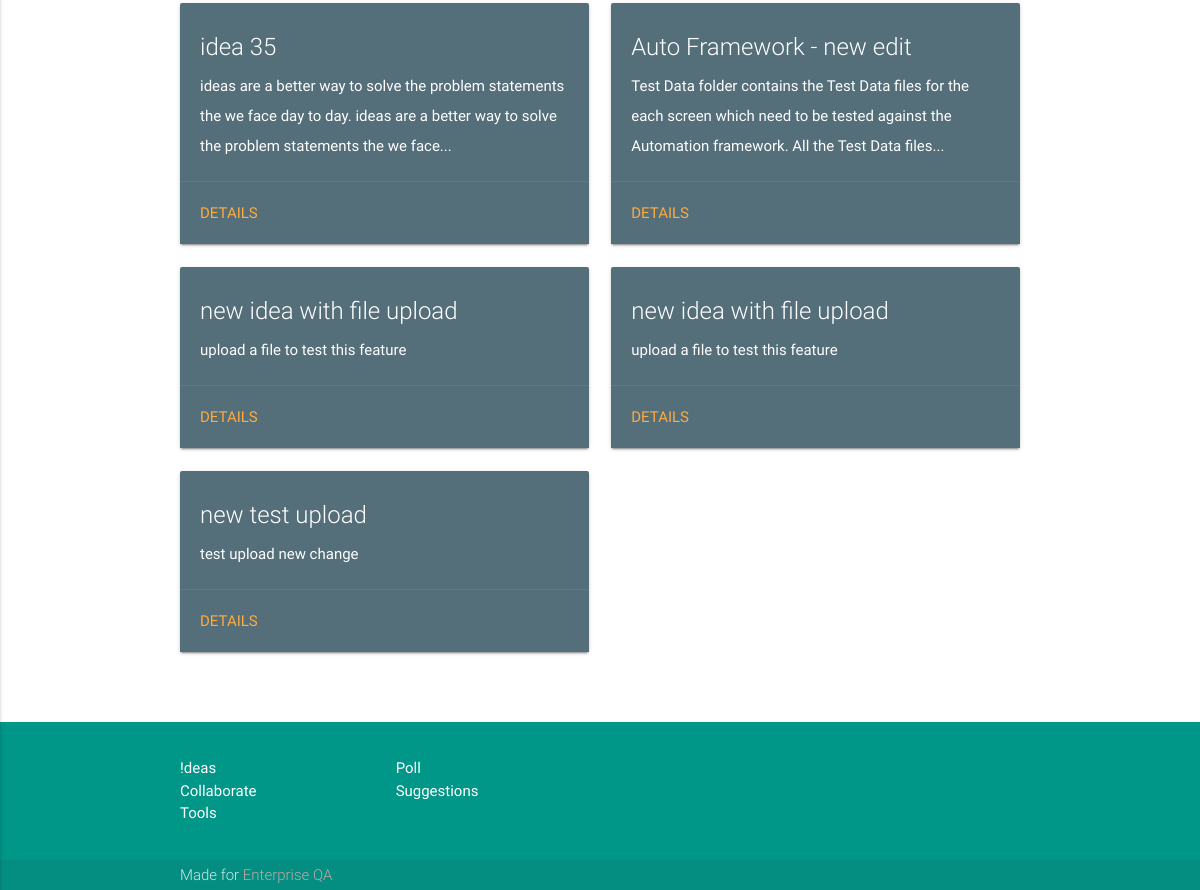
The page /ideas/me (signed in, lower part) on the database as committed earlier.
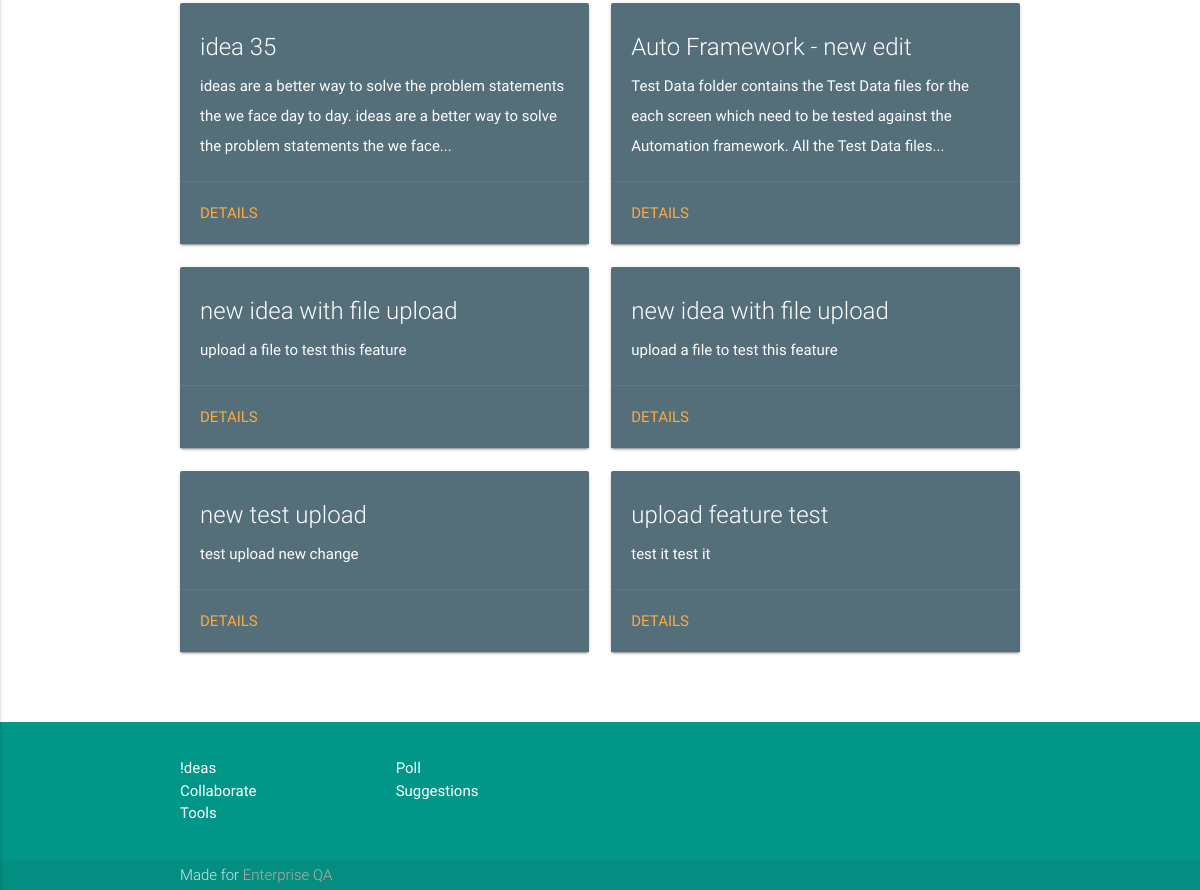
The same page on the database as committed later.
### database.py (models this page shows)
class Ideas(Base):
    __tablename__ = 'ideas'
    id = Column(Integer, primary_key=True)
    title = Column(String(150), nullable=False)
    summary = Column(String(2000), nullable=False)
    tags = Column(String(30), nullable=True)
    filename = Column(String(50), nullable=True)
    filePath = Column(String(100), nullable=True)
    user_id = Column(Integer, ForeignKey(User.id))
    isActive = Column(Boolean, default=True)
    usability = Column(Boolean, default=False)
    createdDate = Column(DateTime(timezone=True), server_default=func.now())
    updatedDate = Column(DateTime(timezone=True), onupdate=func.now())
    user = relationship(User)
    '''@property
    def serialize(self):
    """Return object data in easily serializeable format"""
    return {
        'id': self.id,
        'title': self.title,
        'summary': self.summary,
    }'''

### app.py (the view)
@app.route('/ideas/me')
def myIdeas():
    me = session['user_id']
    try:
        users = dbsession.query(User).filter(User.email == me).first()
        myideas = dbsession.query(Ideas).filter(Ideas.user_id == users.id).all()
        return render_template('/ideas/myIdeas.html', ideas=myideas)
    except NoResultFound:
        error = "You haven't posted any Ideas yet! try doing it now"
        return render_template('/ideas/myIdeas.html', error=error)

### templates/ideas/myIdeas.html (shortened to what this page needs)
{% extends "layout.html" %}
{% block content %}
  <div class="container">
    <div class="section">
      <div class="row">
          <div>
            {% if error: %}
              <strong class="red-text"><b>{{ error }}</b></strong>
              {% else %}
                {%  for idea in ideas %}
                    <div class="col s12 m6 l6">
                        <div class="card blue-grey darken-1 hoverable">
                            <div class="card-content white-text">
                                <span class="card-title">{{ idea.title }}</span>
                                <p>{{ idea.summary | truncate(150, true) }}</p>
                            </div>
                            <div class="card-action">
                                <a href="{{ url_for('ideaDetails', idea_id=idea.id)}}">Details</a>
                            </div>
                        </div>
                    </div>
                  {% endfor %}
              {% endif %}
            </div>
        </div>
    </div>
  </div>
    <div class="fixed-action-btn" style="top: 60px; right: 24px;">
    </div>
{% endblock %}

Rows that differ between the two databases and show on the page:
added Ideas: title "upload feature test", summary "test it test it"
